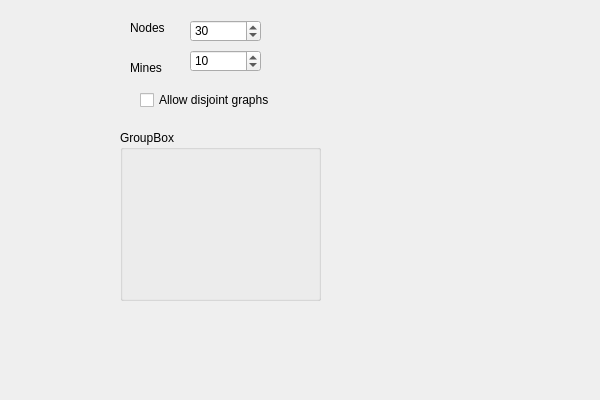
<?xml version="1.0" encoding="UTF-8"?>
<ui version="4.0">
 <class>GraphParametersWidgetClass</class>
 <widget class="QWidget" name="GraphParametersWidgetClass">
  <property name="geometry">
   <rect>
    <x>0</x>
    <y>0</y>
    <width>600</width>
    <height>400</height>
   </rect>
  </property>
  <property name="windowTitle">
   <string>GraphParametersWidget</string>
  </property>
  <widget class="QSpinBox" name="nodesSpinBox">
   <property name="geometry">
    <rect>
     <x>190</x>
     <y>20</y>
     <width>71</width>
     <height>22</height>
    </rect>
   </property>
   <property name="minimum">
    <number>2</number>
   </property>
   <property name="maximum">
    <number>300</number>
   </property>
   <property name="value">
    <number>30</number>
   </property>
  </widget>
  <widget class="QLabel" name="label">
   <property name="geometry">
    <rect>
     <x>130</x>
     <y>20</y>
     <width>49</width>
     <height>16</height>
    </rect>
   </property>
   <property name="text">
    <string>Nodes</string>
   </property>
  </widget>
  <widget class="QLabel" name="label_2">
   <property name="geometry">
    <rect>
     <x>130</x>
     <y>60</y>
     <width>49</width>
     <height>16</height>
    </rect>
   </property>
   <property name="text">
    <string>Mines</string>
   </property>
  </widget>
  <widget class="QSpinBox" name="minesSpinBox">
   <property name="geometry">
    <rect>
     <x>190</x>
     <y>50</y>
     <width>71</width>
     <height>22</height>
    </rect>
   </property>
   <property name="maximum">
    <number>300</number>
   </property>
   <property name="value">
    <number>10</number>
   </property>
  </widget>
  <widget class="QGroupBox" name="groupBox">
   <property name="geometry">
    <rect>
     <x>120</x>
     <y>130</y>
     <width>201</width>
     <height>171</height>
    </rect>
   </property>
   <property name="title">
    <string>GroupBox</string>
   </property>
  </widget>
  <widget class="QCheckBox" name="allowDisjointGraphCheckBox">
   <property name="geometry">
    <rect>
     <x>140</x>
     <y>90</y>
     <width>141</width>
     <height>20</height>
    </rect>
   </property>
   <property name="text">
    <string>Allow disjoint graphs</string>
   </property>
  </widget>
 </widget>
 <layoutdefault spacing="6" margin="11"/>
 <resources/>
 <connections/>
</ui>
